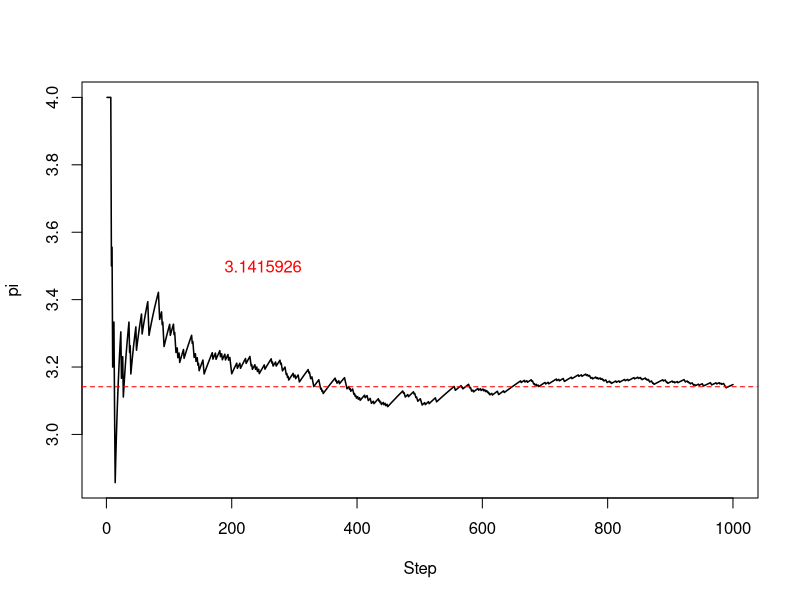
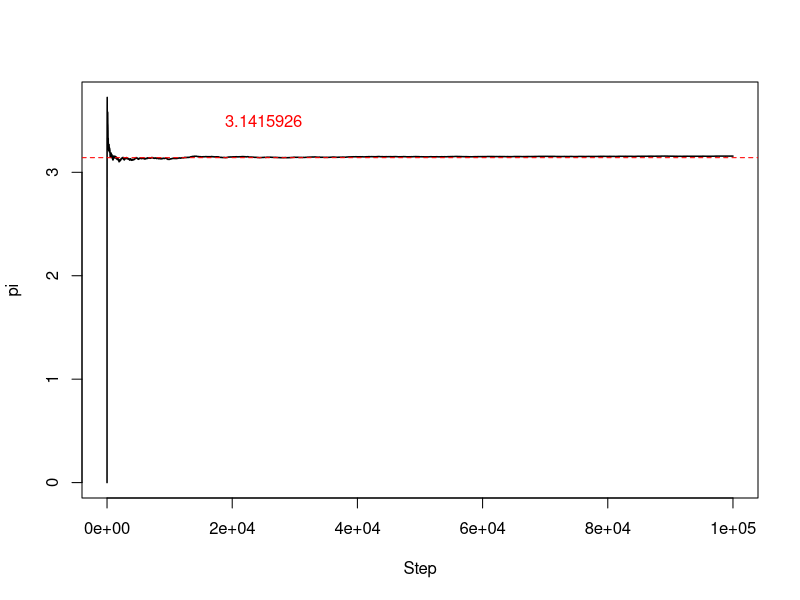

Generate these figures, in order, with R:
## ---- chunk 1
# Define a function to compute pi
Simulation <- function(N){
  c <- rep(0,N)
  numberIn <-  0
  for(i in 1:N){
    x <- runif(2,-1,1)
    if(sqrt(x[1]*x[1] + x[2]*x[2]) <= 1){
      numberIn <- numberIn + 1
    }
    prop  <- numberIn / i
    piHat <- prop *4
    c[i]  <- piHat
  }
  return(c)
}
## ---- chunk 2
# Draw 100 points
TotalDraw <- 1000
Results   <- Simulation(TotalDraw)
# Plot
plot( seq(1,TotalDraw,by=1), Results, type='l', xlab='Step', ylab='pi',lwd=1.5)
abline(h=3.141592,col="red",lty=2)
text(0.25*TotalDraw,3.5,"3.1415926",cex=1,col="red")
print(paste("Mean Pi from the last 100 steps is: ",mean(Results[TotalDraw-99:TotalDraw])))
## ---- chunk 3
# Draw 1E5 points
TotalDraw <- 1E5
Results   <- Simulation(TotalDraw)
# Plot
plot( seq(1,TotalDraw,by=1), Results, type='l', xlab='Step', ylab='pi',lwd=1.5)
abline(h=3.141592,col="red",lty=2)
text(0.25*TotalDraw,3.5,"3.1415926",cex=1,col="red")
print(paste("Mean Pi from the last 100 steps is: ",mean(Results[TotalDraw-99:TotalDraw])))
